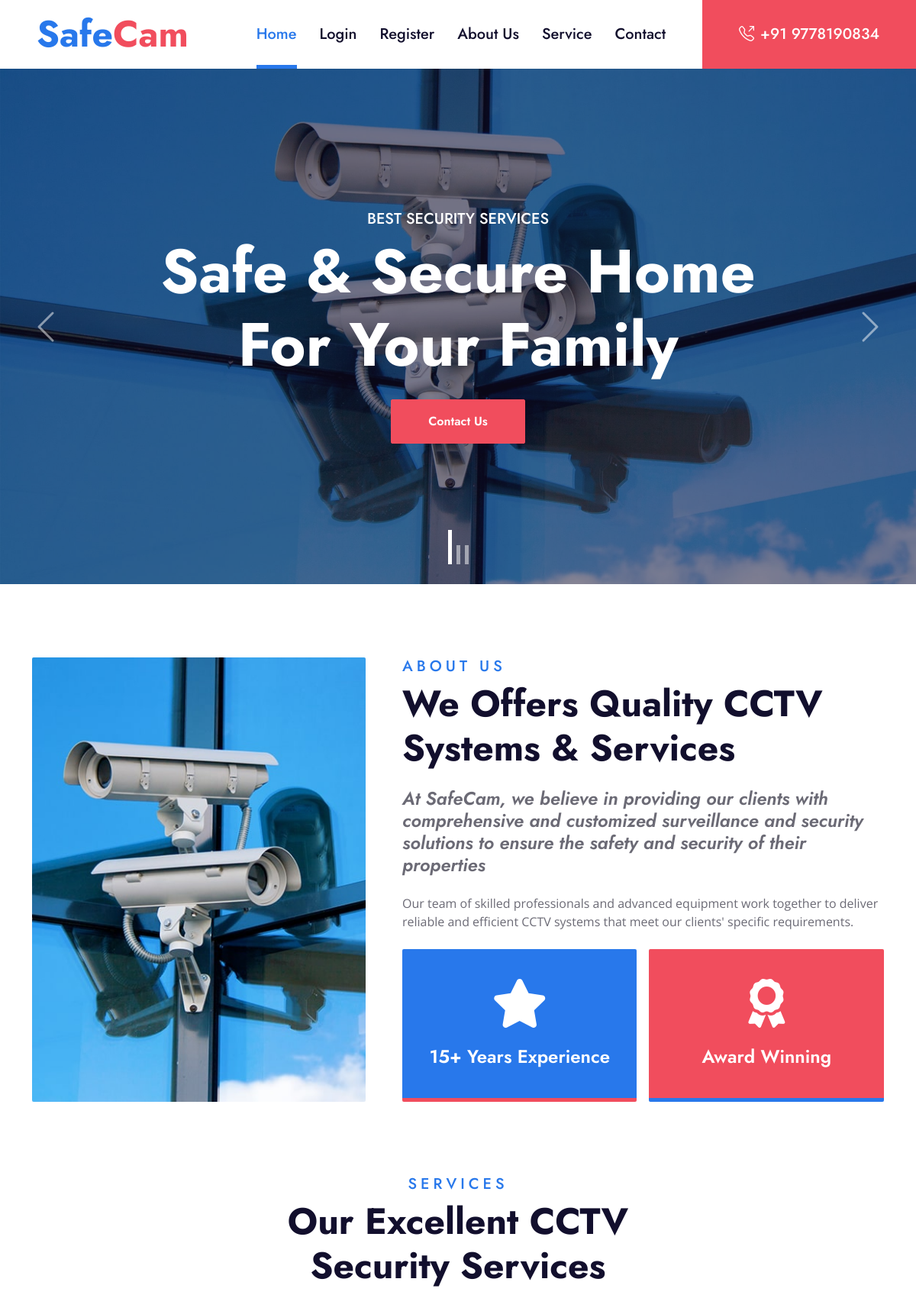
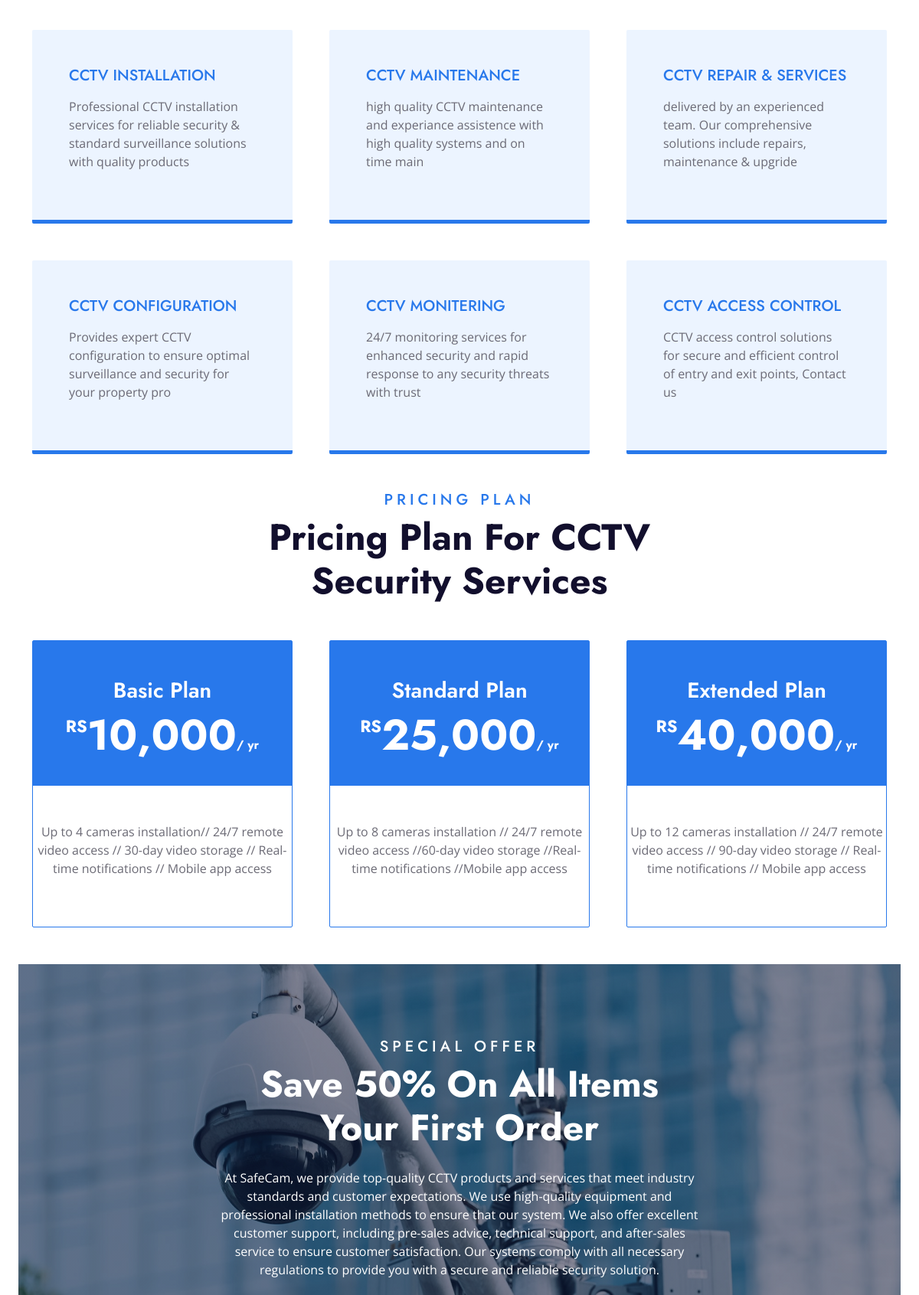
The page / (upper part) on the database its author committed (2 pictures, top to bottom).
### myapp/models.py (models this page shows)
class Service(models.Model):
    sname=models.CharField("Service Name", max_length=100)
    des=models.CharField("description",max_length=200)
    category=models.CharField(max_length=100, choices=cat)

class Plans(models.Model):
    plansn=models.CharField(max_length=20)
    plandes=models.CharField(max_length=500)
    planamt=models.CharField(max_length=10)

### myapp/views.py (the view)
# urls.py: path('',views.index),
def index(request):
    srec=Service.objects.all()
    prec=Plans.objects.all()
    vrec=Review.objects.all()
    return render(request,"index.html",{"srec":srec, "prec":prec, "vrec":vrec})

### myapp/templates/index.html (shortened to what this page needs)
{% load static %}
<!DOCTYPE html>
<html lang="en">
<head>
    <link href="https://cdnjs.cloudflare.com/ajax/libs/font-awesome/5.10.0/css/all.min.css" rel="stylesheet">
    <link href="https://cdn.jsdelivr.net/npm/bootstrap-icons@1.4.1/font/bootstrap-icons.css" rel="stylesheet">
    <link href="{% static 'lib/flaticon/font/flaticon.css' %}" rel="stylesheet">
    <link href="{% static 'lib/owlcarousel/assets/owl.carousel.min.css' %}" rel="stylesheet">
    <link href="{% static 'lib/animate/animate.min.css' %}" rel="stylesheet">
    <link href="{% static 'css/bootstrap.min.css' %}" rel="stylesheet">
    <link href="{% static 'css/style.css' %}" rel="stylesheet">
</head>
<body>
    <nav class="navbar navbar-expand-lg bg-white navbar-light shadow-sm py-3 py-lg-0 px-3 px-lg-0">
        <a href="index.html" class="navbar-brand ms-lg-5">
            <h1 class="display-5 m-0 text-primary">Safe<span class="text-secondary">Cam</span></h1>
        </a>
        <div class="collapse navbar-collapse" id="navbarCollapse">
            <div class="navbar-nav ms-auto py-0">
                <a href="index.html" class="nav-item nav-link active">Home</a>
                <a href="/login/" class="nav-item nav-link">Login</a>
                <a href="/regester/" class="nav-item nav-link">Register</a>
                <a href="#about-section" class="nav-item nav-link">About Us</a>
                <a href="#service-section" class="nav-item nav-link">Service</a>
                <a href="#contact-section" class="nav-item nav-link">Contact</a>
                <a href="tel:+123456789" class="nav-item nav-link nav-contact bg-secondary text-white px-5 ms-lg-5"><i class="bi bi-telephone-outbound me-2"></i>+91 9778190834</a>
            </div>
        </div>
    </nav>
    <div class="container-fluid p-0 mb-5">
        <div id="header-carousel" class="carousel slide carousel-fade" data-bs-ride="carousel">
            <div class="carousel-indicators">
                <button type="button" data-bs-target="#header-carousel" data-bs-slide-to="0" class="active" aria-current="true" aria-label="Slide 1"></button>
                <button type="button" data-bs-target="#header-carousel" data-bs-slide-to="1" aria-label="Slide 2"></button>
                <button type="button" data-bs-target="#header-carousel" data-bs-slide-to="2" aria-label="Slide 3"></button>
              </div>
            <div class="carousel-inner">
                <div class="carousel-item active">
                    <img class="w-100" src="{% static 'img/carousel-1.jpg' %}" alt="Image">
                    <div class="carousel-caption d-flex flex-column align-items-center justify-content-center">
                        <div class="p-3" style="max-width: 900px;">
                            <h5 class="text-white text-uppercase animated bounceInDown">Best Security Services</h5>
                            <h1 class="display-1 text-white mb-md-4 animated zoomIn">Safe & Secure Home For Your Family</h1>
                            <a href="#contact-section" class="btn btn-secondary py-md-3 px-md-5 animated slideInRight">Contact Us</a>
                        </div>
                    </div>
                </div>
            </div>
            <button class="carousel-control-prev" type="button" data-bs-target="#header-carousel"
                data-bs-slide="prev">
                <span class="carousel-control-prev-icon" aria-hidden="true"></span>
            </button>
            <button class="carousel-control-next" type="button" data-bs-target="#header-carousel"
                data-bs-slide="next">
                <span class="carousel-control-next-icon" aria-hidden="true"></span>
            </button>
        </div>
    </div>
    <div class="container-fluid py-5 wow fadeInUp" data-wow-delay="0.1s" id="about-section">
        <div class="container">
            <div class="row gx-5">
                <div class="col-lg-5 mb-5 mb-lg-0" style="min-height: 500px;">
                    <div class="position-relative h-100">
                        <img class="position-absolute w-100 h-100 rounded wow zoomIn" data-wow-delay="0.3s" src="{% static 'img/about.jpg' %}" style="object-fit: cover;">
                    </div>
                </div>
                <div class="col-lg-7">
                    <div class="mb-4">
                        <h5 class="text-primary text-uppercase" style="letter-spacing: 5px;">About Us</h5>
                        <h1 class="display-5 mb-0">We Offers Quality CCTV Systems & Services</h1>
                    </div>
                    <h4 class="text-body fst-italic mb-4">At SafeCam, we believe in providing our clients with comprehensive and customized surveillance and security solutions to ensure the safety and security of their properties</h4>
                    <p class="mb-4"> Our team of skilled professionals and advanced equipment work together to deliver reliable and efficient CCTV systems that meet our clients' specific requirements.</p>
                    <div class="row g-3">
                        <div class="col-sm-6 wow zoomIn" data-wow-delay="0.6s">
                            <div class="bg-primary d-flex flex-column justify-content-center text-center border-bottom border-5 border-secondary rounded p-3" style="height: 200px;">
                                <i class="fa fa-star fa-4x text-white mb-4"></i>
                                <h4 class="text-white mb-0">15+ Years Experience</h4>
                            </div>
                        </div>
                        <div class="col-sm-6 wow zoomIn" data-wow-delay="0.9s">
                            <div class="bg-secondary d-flex flex-column justify-content-center text-center border-bottom border-5 border-primary rounded p-3" style="height: 200px;">
                                <i class="fa fa-award fa-4x text-white mb-4"></i>
                                <h4 class="text-white mb-0">Award Winning</h4>
                            </div>
                        </div>
                    </div>
                </div>
            </div>
        </div>
    </div>
    <div class="container-fluid py-5 wow fadeInUp" data-wow-delay="0.1s" id="service-section">
        <div class="container">
            <div class="text-center mx-auto mb-5" style="max-width: 600px;">
                <h5 class="text-primary text-uppercase" style="letter-spacing: 5px;">Services</h5>
                <h1 class="display-5 mb-0">Our Excellent CCTV Security Services</h1>
            </div>
            <div class="row g-5">
                {% for j in srec %}
                <div class="col-lg-4 col-md-6 wow zoomIn" data-wow-delay="0.3s">
                    <div class="service-item bg-light border-bottom border-5 border-primary rounded">
                        <div class="position-relative p-5">
                            <h5 class="text-primary mb-0">{{j.category}}</h5>
                            <P>{{j.des}}</p>
                        </div>
                    </div>
                </div>
            {% endfor %}
        </div>
    </div>
    <div class="container-fluid py-5 wow fadeInUp" data-wow-delay="0.1s" style="margin-bottom: 75px;" id="plan-section">
        <div class="container">
            <div class="text-center mx-auto mb-5" style="max-width: 600px;">
                <h5 class="text-primary text-uppercase" style="letter-spacing: 5px;">Pricing Plan</h5>
                <h1 class="display-5 mb-0">Pricing Plan For CCTV Security Services</h1>
            </div>
            <div class="row g-5">
                {% for j in prec %}
                <div class="col-lg-4 wow slideInUp" data-wow-delay="0.3s">
                    <div class="position-relative border border-primary rounded">
                        <div class="bg-primary text-center pt-5 pb-4">
                            <h3 class="text-white">{{j.plansn}}</h3>
                            <h1 class="display-4 text-white">
                                <small class="align-top"
                                    style="font-size: 22px; line-height: 45px;">RS</small>{{j.planamt}}<small
                                    class="align-bottom" style="font-size: 16px; line-height: 40px;">/
                                    yr</small>
                            </h1>
                        </div>
                        <div class="text-center py-5">
                            <p class="mb-2 pb-2">{{j.plandes}}</p>
                        </div>
                    </div>
                </div>
                {% endfor %}
        </div>
    </div>
    <div class="container-fluid bg-offer my-5 py-5 wow zoomIn" data-wow-delay="0.1s">
        <div class="container py-5">
            <div class="row gx-5 justify-content-center">
                <div class="col-lg-7 text-center">
                    <div class="text-center mx-auto mb-4" style="max-width: 600px;">
                        <h5 class="text-white text-uppercase" style="letter-spacing: 5px;">Special Offer</h5>
                        <h1 class="display-5 text-white">Save 50% On All Items Your First Order</h1>
                    </div>
                     <p class="text-white mb-4">At SafeCam, we provide top-quality CCTV products and services that meet industry standards and customer expectations. We use high-quality equipment and professional installation methods to ensure that our system. We also offer excellent customer support, including pre-sales advice, technical support, and after-sales service to ensure customer satisfaction. Our systems comply with all necessary regulations to provide you with a secure and reliable security solution.</p>
                </div>
            </div>
        </div>
    </div>
</body>
</html>

### cctv1/static/css/style.css (style rules this page uses)
:root { --primary: #2878EB; --secondary: #F14D5D; --light: #ECF4FF; --dark: #120F2D; }
h1, h2, .font-weight-bold { font-weight: 700 !important; }
h3, h4, .font-weight-semi-bold { font-weight: 600 !important; }
h5, h6, .font-weight-medium { font-weight: 500 !important; }
.btn { font-family: 'Jost', sans-serif; font-weight: 600; transition: .5s; }
.btn-primary, .btn-secondary, .btn-primary:hover, .btn-secondary:hover { color: #FFFFFF; }
.navbar-light .navbar-nav .nav-link { font-family: 'Jost', sans-serif; position: relative; margin-left: 30px; padding: 30px 0; font-size: 20px; font-weight: 500; color: var(--dark); outline: none; transition: .5s; }
.navbar-light .navbar-nav .nav-link:hover, .navbar-light .navbar-nav .nav-link.active { color: var(--primary); }
@media (min-width: 992px) { .navbar-light .navbar-nav .nav-link::before { position: absolute; content: ""; width: 0; height: 5px; bottom: 0; left: 50%; background: var(--primary); transition: .5s; } }
@media (min-width: 992px) { .navbar-light .navbar-nav .nav-link:hover::before, .navbar-light .navbar-nav .nav-link.active::before { width: 100%; left: 0; } }
@media (min-width: 992px) { .navbar-light .navbar-nav .nav-link.nav-contact::before { display: none; } }
.carousel-caption { top: 0; left: 0; right: 0; bottom: 0; background: rgba(18, 15, 45, .5); z-index: 1; }
.carousel-control-prev, .carousel-control-next { width: 10%; }
.carousel-control-prev-icon, .carousel-control-next-icon { width: 3rem; height: 3rem; }
.carousel-indicators { align-items: flex-end; }
.carousel-indicators [data-bs-target] { width: 5px; height: 25px; }
.carousel-indicators .active { height: 45px; }
.service-item div { z-index: 1; }
.service-item div::after { position: absolute; content: ""; width: 0; height: 100%; top: 0; left: 0; border-radius: 2px 2px 0 0; transition: .5s; z-index: -1; }
.service-item * { transition: .5s; }
.bg-offer { background: linear-gradient(rgba(18, 15, 45, .5), rgba(18, 15, 45, .5)), url(../img/carousel-2.jpg) top right no-repeat; background-size: cover; }

### rows shown on the page
Service: category "CCTV INSTALLATION", des "Professional CCTV installation services for reliable security & standard surveillance solutions with quality products"
Service: category "CCTV MAINTENANCE", des "high quality CCTV maintenance and experiance assistence with high quality systems and on time main"
Service: category "CCTV REPAIR & SERVICES", des "delivered by an experienced team. Our comprehensive solutions include repairs, maintenance & upgride"
Service: category "CCTV CONFIGURATION", des "Provides expert CCTV configuration to ensure optimal surveillance and security for your property pro"
Service: category "CCTV MONITERING", des "24/7 monitoring services for enhanced security and rapid response to any security threats with trust"
Service: category "CCTV ACCESS CONTROL", des "CCTV access control solutions for secure and efficient control of entry and exit points, Contact us"
Plans: plansn "Basic Plan", planamt "10,000", plandes "Up to 4 cameras installation// 24/7 remote video access // 30-day video storage // Real-time notifications // Mobile app access"
Plans: plansn "Standard Plan", planamt "25,000", plandes "Up to 8 cameras installation // 24/7 remote video access //60-day video storage //Real-time notifications //Mobile app access"
Plans: plansn "Extended Plan", planamt "40,000", plandes "Up to 12 cameras installation // 24/7 remote video access // 90-day video storage // Real-time notifications // Mobile app access"
